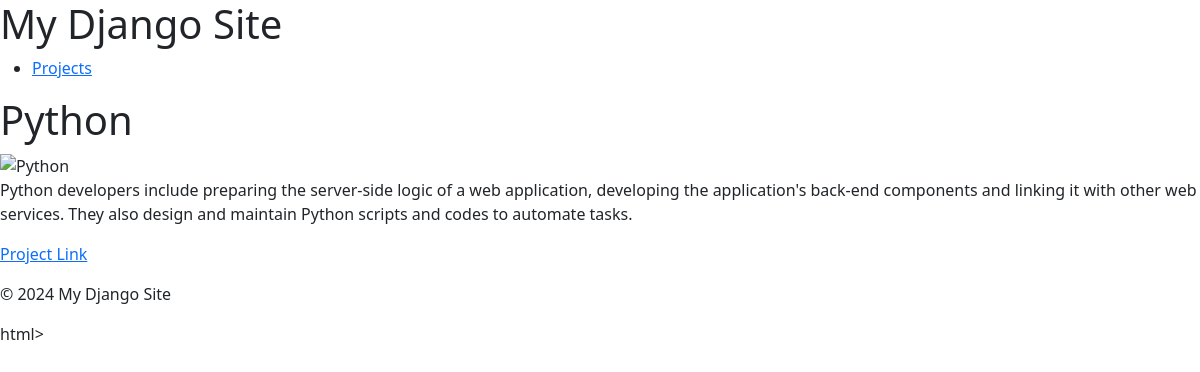
/1/, run on the app's committed database.
### portfolio/models.py (models this page shows, shortened)
class Project(models.Model):
    title = models.CharField(max_length=200)
    description = models.TextField()
    image = models.ImageField(upload_to='project_images/')
    link = models.URLField(blank=True, null=True)

### portfolio/views.py (the view)
# urls.py: path('<int:pk>/', views.project_detail, name='project_detail'),
def project_detail(request, pk):
    project = get_object_or_404(Project, pk=pk)
    return render(request, 'project_showcase/project_detail.html', {'project': project})

### templates/project_showcase/project_detail.html
{% extends "base_generic.html" %}
{% block content %}
<h1>{{ project.title }}</h1>
<img src="{{ project.image.url }}" alt="{{ project.title }}">
<p>{{ project.description }}</p>
<p><a href="{{ project.link }}">Project Link</a></p>
{% endblock %}

### templates/base_generic.html (shortened to what this page needs)
<!DOCTYPE html>
<html lang="en">
<head>
   <link href="https://cdn.jsdelivr.net/npm/bootstrap@5.3.3/dist/css/bootstrap.min.css" rel="stylesheet">
</head>
<body>
    <header>
        <h1>My Django Site</h1>
        <nav>
            <ul>
                <li><a href="{% url 'project_list' %}">Projects</a></li>
            </ul>
        </nav>
    </header>
    <main>
        {% block content %}{% endblock %}
    </main>
    <footer>
        <p>&copy; 2024 My Django Site</p>
    </footer>
</body>
</html>

### data on the page
Project: title "Python", description "Python developers include preparing the server-side logic of a web application, developing the application's back-end components and linking it with other web services. They also design and maintain Python scripts and codes to automate tasks."
